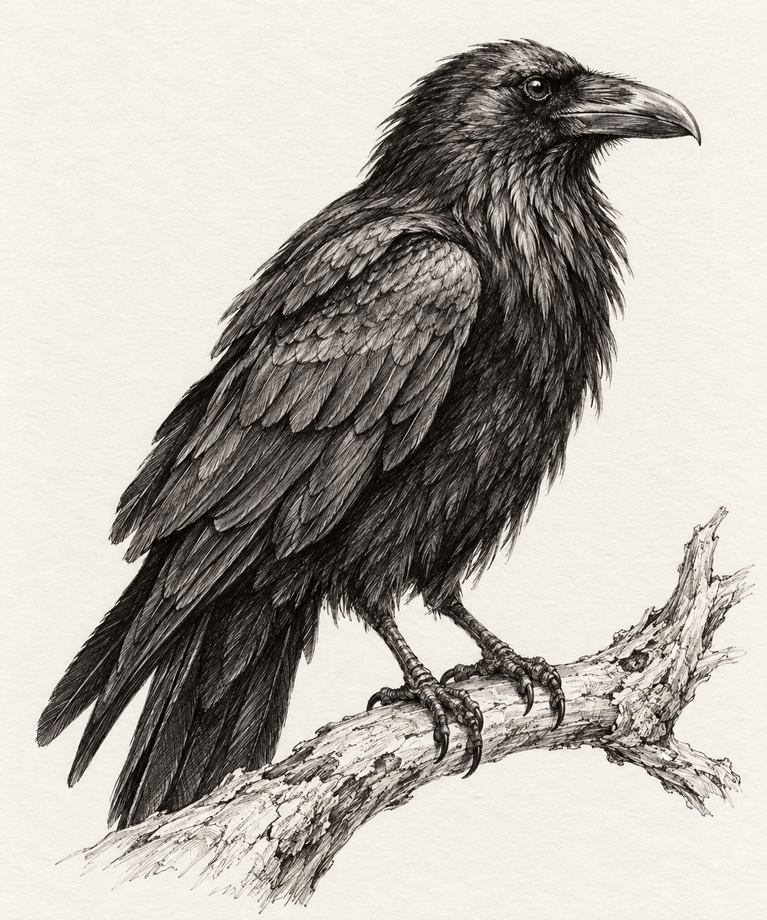
#> input picture MCOMB_RAVEN_DRAWING_v0_3_20261014/data/raven_source.png, 767 x 920 px, shrunk from 1145 x 1374 before the run
$ python -i trace_common.py   (imports and definitions only)
#> lines starting #> are read from the running program, lines starting #| are printed output that depends on the picture
#> further down, picture is the input picture: PIL image 767x920 RGB; mean R, G, B 180.6, 175.7, 169.9
# Shared tracing (same as export_comb_data.py, v2b settings). Defines trace_strokes(img) -> [(points xy, layer)].
import numpy as np
from PIL import ImageFilter
from scipy import ndimage

LEVELS = [(150, 40, 172), (120, 40, 138), (95, 40, 104), (70, 40, 70), (45, 40, 36)]
OUTER_T = 200.0
_NB = [(-1, 0), (-1, 1), (0, 1), (1, 1), (1, 0), (1, -1), (0, -1), (-1, -1)]

def _trace_outer(comp):
    pad = np.pad(comp, 1); ys, xs = np.nonzero(pad)
    y0 = ys.min(); x0 = xs[ys == y0].min()
    cur = (y0, x0); back = 6; outp = [cur]; first = None
    for _ in range(4 * comp.size):
        for i in range(8):
            d = (back + 1 + i) % 8; nx = (cur[0] + _NB[d][0], cur[1] + _NB[d][1])
            if pad[nx]: back = (d + 4) % 8; break
        else: break
        if first is None: first = nx
        elif cur == outp[0] and nx == first: break
        cur = nx; outp.append(cur)
    a = np.array(outp[:-1] if len(outp) > 1 and outp[-1] == outp[0] else outp, dtype=float)
    return np.stack([a[:, 1] - 1, a[:, 0] - 1], axis=1)

def _components(mask, min_area):
    lab, n = ndimage.label(mask, structure=np.ones((3, 3)))
    if n == 0: return []
    sizes = ndimage.sum(mask, lab, range(1, n + 1)); objs = ndimage.find_objects(lab); res = []
    for i, (sz, sl) in enumerate(zip(sizes, objs)):
        if sz < min_area: continue
        p = _trace_outer(lab[sl] == (i + 1)); p[:, 0] += sl[1].start; p[:, 1] += sl[0].start; res.append(p)
    return res

def trace_strokes(img):
    g2 = np.asarray(img.filter(ImageFilter.GaussianBlur(2)), dtype=float)
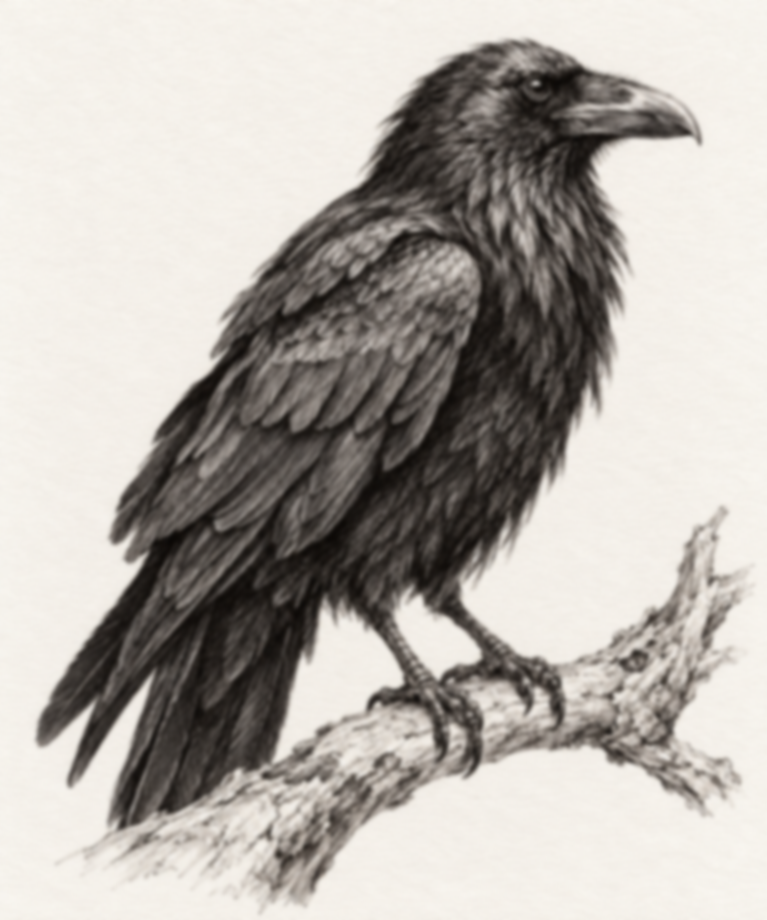
#> g2: shape (920, 767, 3) float64; mean R, G, B 180.6, 175.7, 169.9
    bird = ndimage.binary_fill_holes(ndimage.binary_closing(g2 < OUTER_T, iterations=3))
#> bird: shape (920, 767, 3) bool; every value is 0
    lab, n = ndimage.label(bird); sizes = ndimage.sum(bird, lab, range(1, n + 1)); bird = lab == (1 + int(np.argmax(sizes)))
#> after `lab, n = ndimage.label(bird)`: lab: shape (920, 767, 3) int32; every value is 0
#> after `lab, n = ndimage.label(bird)`: n = 0
#> after `sizes = ndimage.sum(bird, lab, range(1, n + 1))`: sizes = empty array
    outer = _components(bird, 1000)
    g1 = np.asarray(img.filter(ImageFilter.GaussianBlur(1.2)), dtype=float)
    inside = ndimage.binary_erosion(bird, iterations=2); edge = ndimage.binary_dilation(~inside, iterations=1)
    strokes = [(p, -1) for p in outer]
    for li, (T, minA, tone) in enumerate(LEVELS):
        strokes += [(p, li) for p in _components((g1 < T) & inside, minA)]
        light = (g1 >= T) & inside; lab, n = ndimage.label(light, structure=np.ones((3, 3)))
        ext = np.unique(lab[edge & light]); light = light & ~np.isin(lab, ext[ext > 0])
        strokes += [(p, li) for p in _components(light, minA)]
    return strokes

>>> from PIL import Image
>>> picture = Image.open('../data/raven_source.png')
#> (the run stopped early here; a loop or call above may not have finished)
